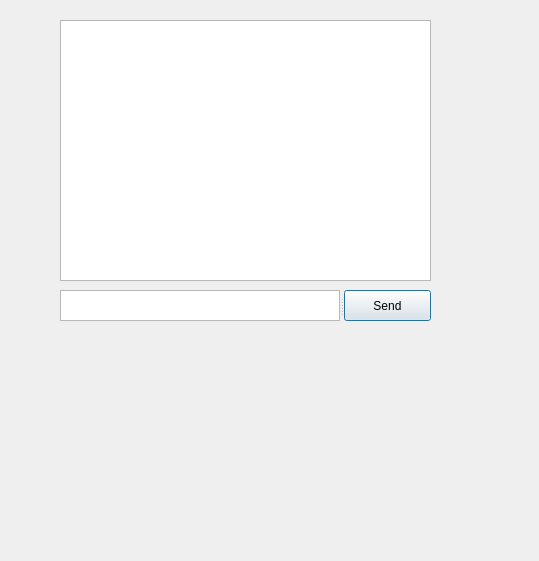
<?xml version="1.0" encoding="UTF-8"?>
<ui version="4.0">
 <class>Dialog</class>
 <widget class="QDialog" name="Dialog">
  <property name="geometry">
   <rect>
    <x>0</x>
    <y>0</y>
    <width>539</width>
    <height>561</height>
   </rect>
  </property>
  <property name="windowTitle">
   <string>Dialog</string>
  </property>
  <widget class="QTextEdit" name="textEdit">
   <property name="geometry">
    <rect>
     <x>60</x>
     <y>20</y>
     <width>371</width>
     <height>261</height>
    </rect>
   </property>
   <property name="sizePolicy">
    <sizepolicy hsizetype="Expanding" vsizetype="Expanding">
     <horstretch>0</horstretch>
     <verstretch>0</verstretch>
    </sizepolicy>
   </property>
  </widget>
  <widget class="QSplitter" name="splitter">
   <property name="enabled">
    <bool>true</bool>
   </property>
   <property name="geometry">
    <rect>
     <x>60</x>
     <y>290</y>
     <width>371</width>
     <height>31</height>
    </rect>
   </property>
   <property name="orientation">
    <enum>Qt::Horizontal</enum>
   </property>
   <property name="opaqueResize">
    <bool>false</bool>
   </property>
   <widget class="QPlainTextEdit" name="plainTextEdit"/>
   <widget class="QPushButton" name="pushButton">
    <property name="text">
     <string>Send</string>
    </property>
   </widget>
  </widget>
 </widget>
 <resources/>
 <connections/>
</ui>
